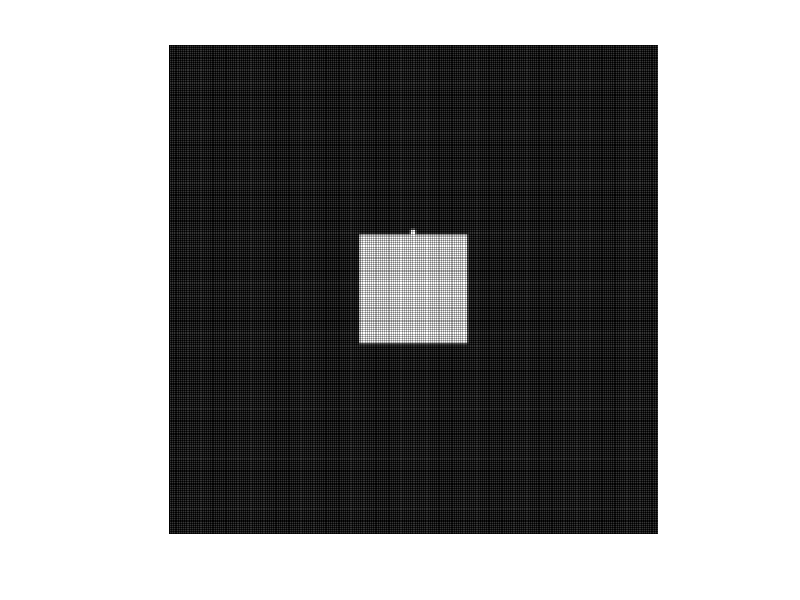

Recreate this plot in MATLAB.
%ONE STIMULI WITH SPECIFIC PARAMETERS
clc
clear all
close all

%% Image's parameters
FOV=45;                                 %field of view in degrees
height=900;
width=height;
square_size_deg=10;                     %internal square size in degrees
square_size=square_size_deg/FOV*height; %intenal square size in pixels

%% Contrast parameters
rim_col= 0.2;
square_col= 0.5;

%% Bulge's parameters
bulge_deg=0.5;                        %bulge sizes in degrees
bulge_pix=(bulge_deg./FOV)*height;      %bulge sizes in pixels

%% Resolutions parameters
res=2.5;                                %Desired resolutions in CPD
num_phos_res=res.*2*FOV;                %number of phosphenes in the whole image per resolution 
pix_res=height./num_phos_res;           %number of pixels in one phosphene per resolution          

%% Create the image

edg_x=ceil((width-square_size)/2);
edg_y=ceil((height-square_size)/2);


imageUp=ones(height,width)*rim_col;
imageUp(edg_y+1:edg_y+square_size, edg_x+1:edg_x+square_size)=square_col;

rimInd=find(imageUp==rim_col);
mask=zeros(height,width);
mask(rimInd)=1; 
    
bulge_xstart=floor(((width-bulge_pix)/2)/pix_res)*pix_res;
bulge_ystart=edg_y-bulge_pix+1;
counter=1;
imgs_temp=[];
luminosity=[];
for shift=0:pix_res
    %draw the bulge
    imageUp1=imageUp;
    imageUp1(bulge_ystart:edg_y, bulge_xstart+1+shift:bulge_xstart+bulge_pix+shift)=square_col;
    %The filter
    hsize = pix_res;
    sigma = hsize^0.5;
    h = fspecial('gaussian', hsize, sigma);
    %filter by IMFILTER function
    blur_im = imfilter(imageUp1,h,'replicate');
    %sampling of the picture
    sample_im=zeros(height,width);
    last_sample=width-pix_res+1;
    for i=1:pix_res:last_sample
        for j=1:pix_res:last_sample
            sample_im(i:i+pix_res-1,j:j+pix_res-1)=blur_im(i+floor(pix_res/2),j+floor(pix_res/2));
        end
    end

    %create phosphenes
    Phosphene_Matrix=repmat(h,num_phos_res,num_phos_res);
    phosphene_image=sample_im.*Phosphene_Matrix;
    imgs_temp(:,:,counter)=phosphene_image;
    luminosity(counter)=max(max(mask.*phosphene_image))./max(max(phosphene_image));
    counter=counter+1;
end
ideal_image=find(luminosity==max(luminosity));
imgs=imgs_temp(:,:,ideal_image(1));



%% Display

imshow(imgs,[]);




